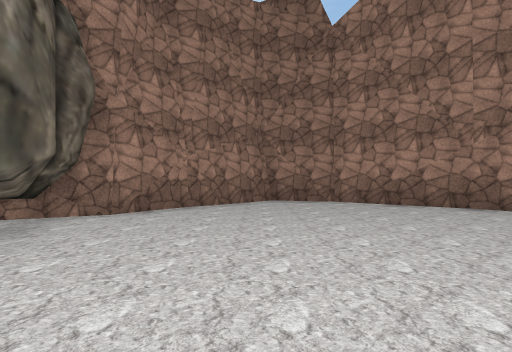
view 1 (above)

16 first-person views from a walk through a scene from a Unity 3-D project. The camera is 1.5 m above the floor, looks level and sees 75° across. The floor is counted in squares, 2 m on a side. Each view is taken from the middle of a square. On the plan, view 1 faces up. The plan holds only what a view shows up to about 11 squares ahead; the rest is blank. The place goes on beyond the plan. The player is left out. Some surface patterns are stand-ins.

view 2
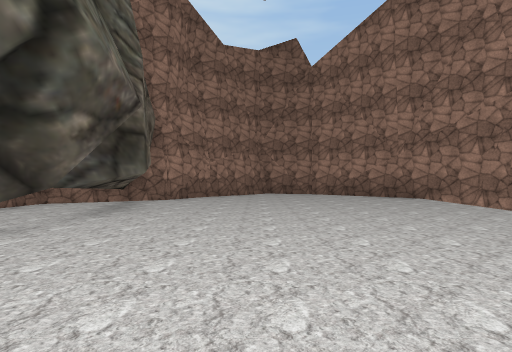

view 3
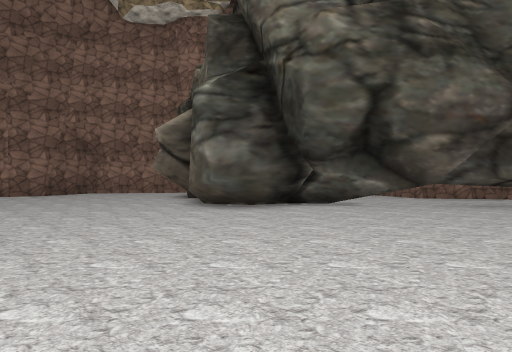

view 4
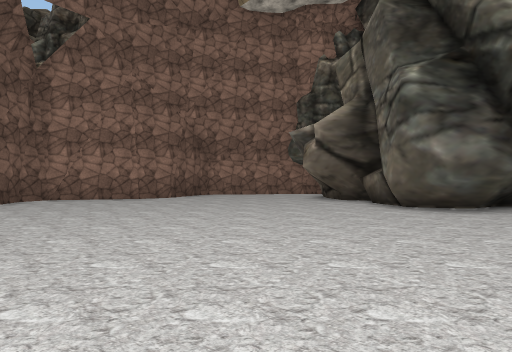

view 5
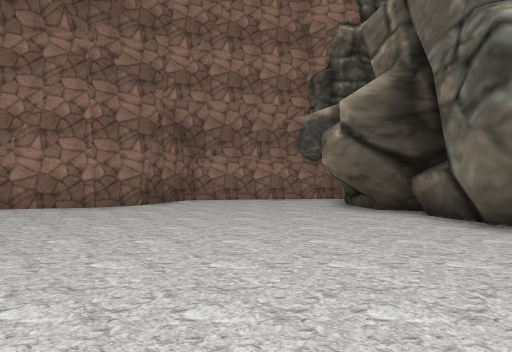

view 6
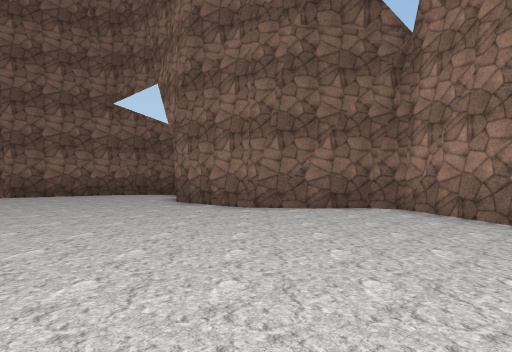

view 7
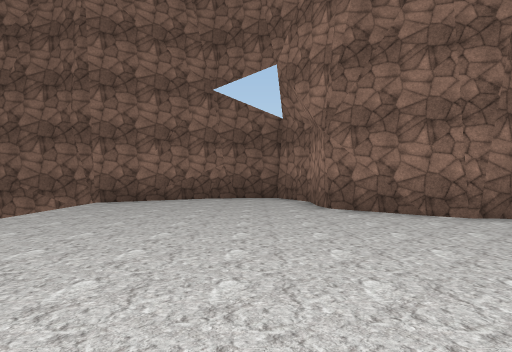

view 8
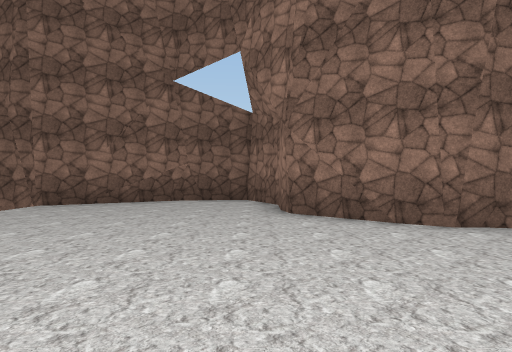

view 9
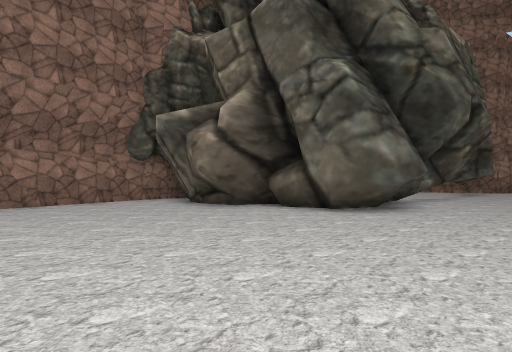

view 10
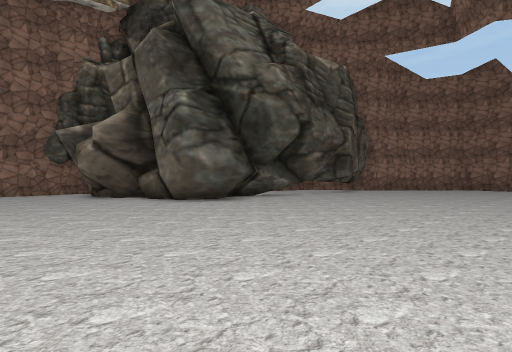

view 11
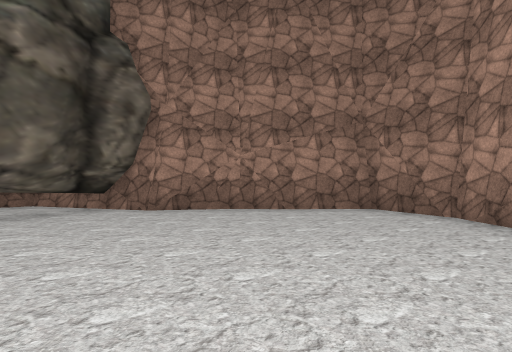

view 12
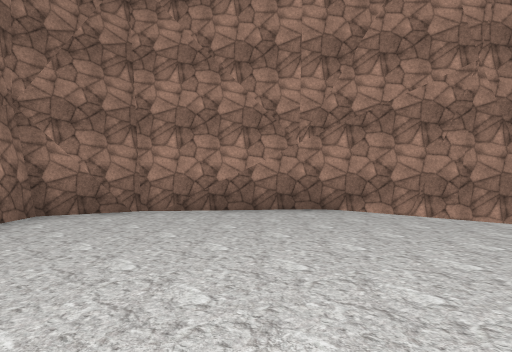

view 13
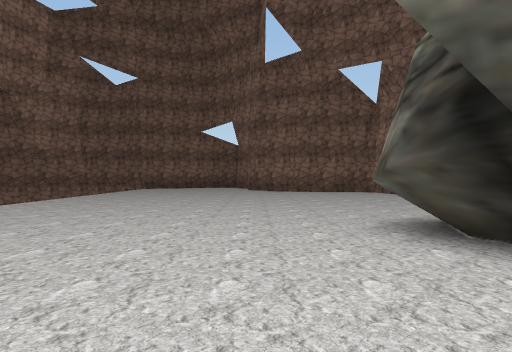

view 14
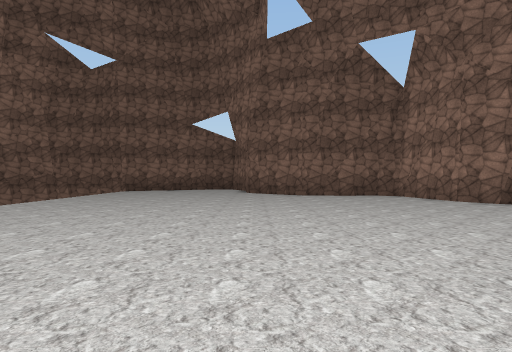

view 15
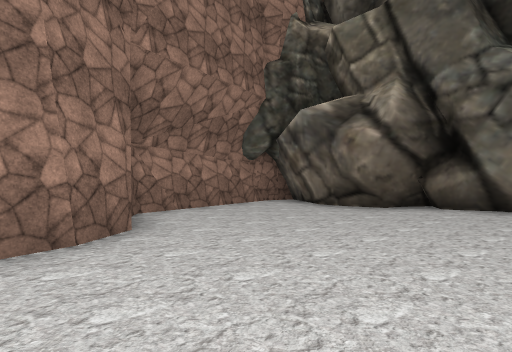

view 16
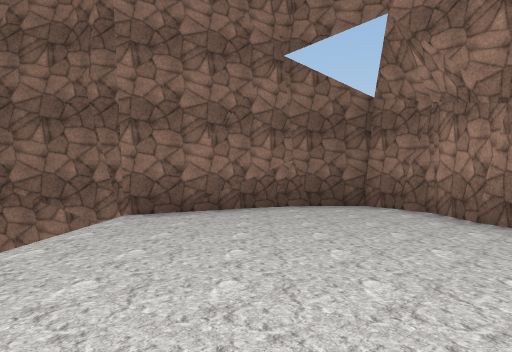

### Floor plan
Points are (right, up) in squares from view 1. A wall is a line through its corners. A room is listed if a view was taken in it or the views show most of it. See-through windows are left out.
Room 1 (views 1, 2, 3, 4, 5, 6, 7, 8, 9, 10, 11, 12, 13, 14, 15, 16)
walls: (-2.5, -3) (-2.8, -4) (-3.9, -4.8) (-4.5, -4.5) (-5, -4.8); (-3.9, -4.8) (-4.6, -4.7) (-6, -5) (-6.4, -5.9); (-5.7, -4.6) (-6.1, -5.2); (-5.7, -4.6) (-6, -5.7); (-5.8, -5) (-6.5, -6.3); (-3.3, -0.8) (-3.4, -1.6); (-6.9, -6.2) (-9.8, -4.8) (-10, -5.3); (-3.3, 1.5) (-3.7, -2); (-8.2, -5.8) (-9.2, -5.3); (-3.4, 1.7) (-3.3, -1); (-7.6, -10.9) (-6.9, -11.9) (-6.3, -14.5) (-5.7, -14.8) (-4.4, -14.7); (-3, -14.9) (-1.4, -16); (-2.4, 3.2) (-3.2, 1.7) (-3.2, 1.2); (-2.1, -15.4) (-0.7, -16.7) (-0.5, -17.4); (-4, -14.9) (-3.1, -14.9) (-2.7, -15.1); (-4.9, -14.6) (-3.3, -15); (-9.9, -5) (-10.1, -6); (-10.2, -5.6) (-9.5, -10) (-9.1, -10.3); (-9.5, -10) (-7.6, -10.9); (-0.6, -17.1) (-0.6, -18.7); (-3.7, 5.6) (-3, 4.7); (-0.7, -18.6) (0.2, -20.3) (2.2, -20.3) (5.3, -18.4) (6.5, -18.3); (-3.8, 6.1) (-3.7, 5.4); (-3.7, 6.3) (-3.5, 5.2); (6.5, 5.2) (6.3, 5.6); (6.5, 5.3) (5.1, 7.5) (2.7, 9.4); (4.5, -18.8) (5.6, -18.4); (-1.8, 8) (-2.7, 6.6) (-5, 5.6); (1.7, -20.3) (2.6, -20.1); (-0.9, 8.8) (-1.7, 8.1); (4, 8.4) (2.3, 9.9) (1.3, 10); (2, 9.8) (0.5, 10.3) (-2.9, 6.6)
low walls: (-5.8, -4.4) (-6.4, -5.4); (-6.4, -5.1) (-8, -5.5); (-3.9, -0.3) (-4.1, -2.1); (-3.7, 0.5) (-3.9, -2.1); (-7.5, -5.6) (-8, -5.7) (-8.9, -5.1)

Positions as (right, up) in squares from view 1, and headings:
1: (0, 0), facing up
2: (0, -4), facing up
3: (5, -3), facing left
4: (4, -8), facing left
5: (1, -8), facing left
6: (-3, -7), facing down
7: (1, -9), facing down
8: (0, -10), facing down
9: (0, -11), facing up-left
10: (5, -10), facing up-left
11: (4, 3), facing up-left
12: (-1, 3), facing up-right
13: (-1, 1), facing down
14: (-1, -2), facing down
15: (-3, -13), facing up-left
16: (3, -12), facing down
